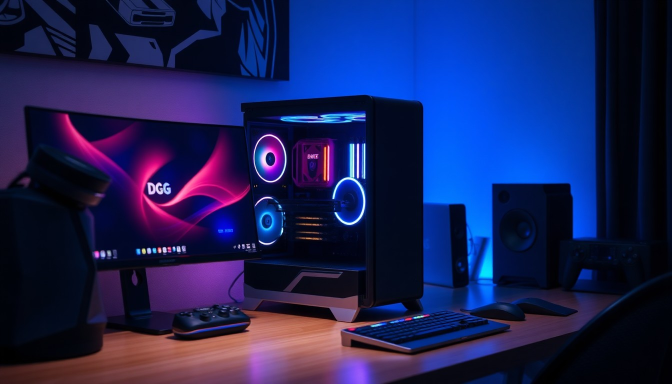
#> input picture data/nvidia_image_test/black-forest-labs_flux.1-schnell.jpg, 1344 x 768 px (shown at 1/2 size)
$ python -i postprocess.py   (imports and definitions only)
#> lines starting #> are read from the running program, lines starting #| are printed output that depends on the picture
### src/naver_auto/paths.py
"""프로젝트 공통 경로."""

from __future__ import annotations

import os
from pathlib import Path

import yaml
from dotenv import load_dotenv

PROJECT_ROOT = Path(__file__).resolve().parents[2]
SRC_ROOT = Path(__file__).resolve().parents[1]

def reload_project_env() -> None:
    """서버 재시작 없이 .env 변경 반영."""
    load_dotenv(PROJECT_ROOT / ".env", override=True)
    load_dotenv(PROJECT_ROOT / ".env.local", override=True)


reload_project_env()

CONFIG_DIR = PROJECT_ROOT / "config"
DATA_DIR = PROJECT_ROOT / "data"
DRAFTS_DIR = DATA_DIR / "publish" / "drafts"
INBOX_DIR = DATA_DIR / "publish" / "inbox"
KEYWORDS_DIR = DATA_DIR / "keywords"
KEYWORDS_QUEUE_FILE = KEYWORDS_DIR / "queue.txt"
KEYWORDS_DONE_LOG = KEYWORDS_DIR / "done.log"
AUTH_DIR = PROJECT_ROOT / ".auth"
TEMPLATES_DIR = PROJECT_ROOT / "templates"
DEBUG_DIR = PROJECT_ROOT / "debug"

USER_AGENT = (
    "Mozilla/5.0 (Macintosh; Intel Mac OS X 10_15_7) "
    "AppleWebKit/537.36 (KHTML, like Gecko) Chrome/120.0.0.0 Safari/537.36"
)


def ensure_dirs() -> None:
    for path in (DRAFTS_DIR, INBOX_DIR, KEYWORDS_DIR, AUTH_DIR, DEBUG_DIR):
        path.mkdir(parents=True, exist_ok=True)


def load_yaml(name: str) -> dict:
    path = CONFIG_DIR / name
    with path.open(encoding="utf-8") as f:
        return yaml.safe_load(f) or {}


# [4 lines left out: function storage_state_path, not called in this run]


def naver_api_configured() -> bool:
    return bool(os.getenv("NAVER_CLIENT_ID") and os.getenv("NAVER_CLIENT_SECRET"))


# [7 lines left out: function naver_ad_configured, not called in this run]

### src/naver_auto/image/postprocess.py
"""수집·생성 이미지 후처리 — 워터마크, 색감, 크롭 등."""

from __future__ import annotations

import os
import random
from pathlib import Path
from typing import Any

from PIL import Image, ImageDraw, ImageEnhance, ImageFont, ImageOps

FONT_CANDIDATES = [
    "C:/Windows/Fonts/malgun.ttf",
    "/System/Library/Fonts/AppleSDGothicNeo.ttc",
    "/System/Library/Fonts/Supplemental/AppleGothic.ttf",
    "/usr/share/fonts/truetype/nanum/NanumGothic.ttf",
]


# [8 lines left out: function _load_font, not called in this run]


def load_postprocess_cfg() -> dict[str, Any]:
    from naver_auto.paths import load_yaml

    return load_yaml("publish.yaml").get("image_postprocess", {}) or {}


# [6 lines left out: function should_apply, not called in this run]


def _resolve_watermark_text(raw: str) -> str:
    blog_id = os.getenv("NAVER_BLOG_ID", "").strip()
    return raw.replace("{blog_id}", blog_id or "blog").strip()


# [109 lines left out: functions _crop_jitter, _adjust_color, _vignette, _apply_watermark, _add_border, not called in this run]


def apply_postprocess(
    img: Image.Image,
    *,
    source: str = "sns",
    slot: int = 1,
    cfg: dict[str, Any] | None = None,
) -> Image.Image:
    cfg = cfg or load_postprocess_cfg()
    if not should_apply(source, cfg):
        return img

    if img.mode != "RGB":
        img = img.convert("RGB")

    tcfg = cfg.get("transforms", {})
    img = _crop_jitter(img, float(tcfg.get("crop_jitter", 0.02)), slot)
    img = _adjust_color(img, slot=slot, cfg=cfg)

    if tcfg.get("vignette", False):
        img = _vignette(img, float(tcfg.get("vignette_strength", 0.15)))

    img = _apply_watermark(img, cfg.get("watermark", {}))
    img = _add_border(img, cfg.get("border", {}))
    return img


# [16 lines left out: function save_processed_jpeg, not called in this run]

>>> import cv2
>>> picture = cv2.imread('../../../data/nvidia_image_test/black-forest-labs_flux.1-schnell.jpg', cv2.IMREAD_GRAYSCALE)
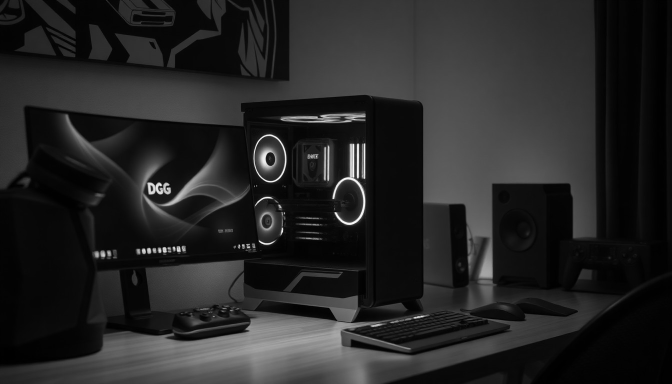
#> picture: shape (768, 1344) (shown at 1/2 size); min 0, max 255, mean 37.7
>>> result = apply_postprocess(picture)
#> (the run stopped early here; a loop or call above may not have finished)

$ run again, on data/nvidia_image_test/black-forest-labs_flux.2-klein-4b.jpg
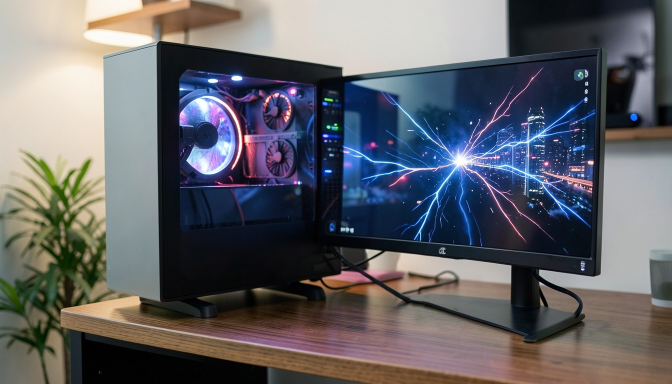
#> input picture data/nvidia_image_test/black-forest-labs_flux.2-klein-4b.jpg, 1344 x 768 px (shown at 1/2 size)
#> `picture = cv2.imread('../../../data/nvidia_image_test/black-forest-lab..`:
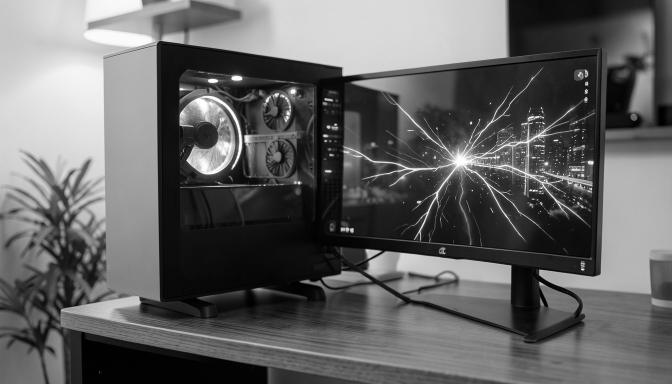
#> picture: shape (768, 1344) (shown at 1/2 size); min 0, max 255, mean 99.6
